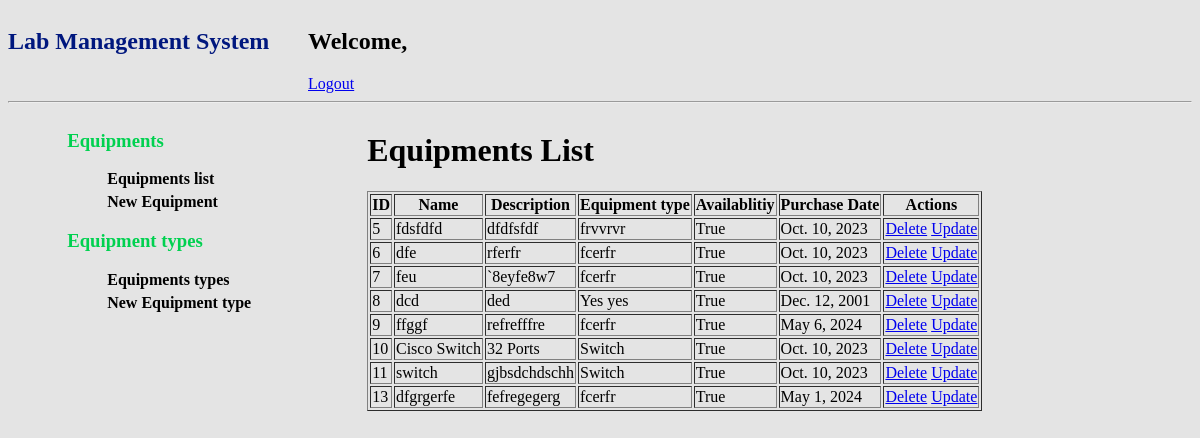
Screenshot of /users/equipments/ with the database file from the repository.
### base/models.py (models this page shows, shortened)
class LabEquipment(models.Model):
    name = models.CharField(max_length=100)
    description = models.TextField(blank=True)
    serial_numbers = models.CharField(max_length=200, unique=True)  # Ensure uniqueness of serial numbers
    equipment_type = models.ForeignKey(LabEquipmentType, on_delete=models.CASCADE)
    availability_status = models.BooleanField(default=True)
    purchase_date = models.DateField()

class LabEquipmentType(models.Model):
    type_name = models.CharField(max_length=200)
    def __str__(self):
        return self.type_name

### base/views.py (the view)
# urls.py: path("equipments/",views.equipments_list,name="equipments_list"),
def equipments_list(request):
    equipments = LabEquipment.objects.all()
    return render(request, 'equipments_list.html', {'equipments': equipments})

### templates/equipments_list.html (shortened to what this page needs)
<!DOCTYPE html>
<html lang="en">
  <head>
  </head>
  <body>
    {% include 'navbar.html' %}
    <div class="container">
      {% include 'left_nav.html' %}
      <div class="right-part">
        <h1>Equipments List</h1>
        <table border="1">
          <thead>
            <tr>
              <th>ID</th>
              <th>Name</th>
              <th>Description</th>
              <th>Equipment type</th>
              <th>Availablitiy</th>
              <th>Purchase Date</th>
              <th>Actions</th>
            </tr>
          </thead>
          <tbody>
            {% for equipment in equipments %}
            <tr>
              <td>{{ equipment.id }}</td>
              <td>{{ equipment.name }}</td>
              <td>{{ equipment.description }}</td>
              <td>{{ equipment.equipment_type }}</td>
              <td>{{ equipment.availability_status }}</td>
              <td>{{ equipment.purchase_date }}</td>
              <td>
                <a href="{% url 'delete_equipment' equipment.id %}">Delete</a>
                <a href="{% url 'update_equipment' equipment.id %}">Update</a>
              </td>
            </tr>
            {% endfor %}
          </tbody>
        </table>
      </div>
    </div>
  </body>
</html>

### templates/navbar.html
<nav>
  <a href="" class="logo">
    <h1>Lab Management System</h1>
  </a>
  <div class="info">
    <h1>
      Welcome,
    </h1>
    <a href="{% url 'logout' %}">Logout</a>
  </div>
</nav>
<hr />

### templates/left_nav.html (shortened to what this page needs)
<div class="left-nav">
  <div class="one">
    <h3>Equipments</h3>
    <ul>
      <li>
        <a href="{% url 'equipments_list' %}">Equipments list </a>
      </li>
      <li>
        <a href="{% url 'equipments_form' %}">New Equipment </a>
      </li>
    </ul>
  </div>
  <div class="one">
    <h3>Equipment types</h3>
    <ul>
      <li>
        <a href="{% url 'equipment_types_list' %}">Equipments types</a>
      </li>
      <li>
        <a href="{% url 'equipment_types_form' %}">New Equipment type</a>
      </li>
    </ul>
  </div>
</div>

### templates/left_nav.html (style rules this page uses)
body { background: #e4e4e4; }
nav { display: flex; flex-direction: row; }
nav h1 { width: 300px; }
nav .logo { text-decoration: none; color: #00177e; font-weight: bolder; }
.container { width: 90%; margin: auto; display: flex; flex-direction: row; flex-wrap: nowrap; }
.left-nav { width: 300px; }
.left-nav .one h3 { color: #00d150; }
.left-nav .one ul { list-style: none; }
.left-nav .one ul li { margin-bottom: 5px; }
.left-nav .one ul li a { text-decoration: none; color: #000; font-weight: bold; }

### rows the page displays
LabEquipment: id "5", name "fdsfdfd", description "dfdfsfdf", equipment_type "frvvrvr", availability_status "True", purchase_date "Oct. 10, 2023"
LabEquipment: id "6", name "dfe", description "rferfr", equipment_type "fcerfr", availability_status "True", purchase_date "Oct. 10, 2023"
LabEquipment: id "7", name "feu", description "`8eyfe8w7", equipment_type "fcerfr", availability_status "True", purchase_date "Oct. 10, 2023"
LabEquipment: id "8", name "dcd", description "ded", equipment_type "Yes yes", availability_status "True", purchase_date "Dec. 12, 2001"
LabEquipment: id "9", name "ffggf", description "refrefffre", equipment_type "fcerfr", availability_status "True", purchase_date "May 6, 2024"
LabEquipment: id "10", name "Cisco Switch", description "32 Ports", equipment_type "Switch", availability_status "True", purchase_date "Oct. 10, 2023"
LabEquipment: id "11", name "switch", description "gjbsdchdschh", equipment_type "Switch", availability_status "True", purchase_date "Oct. 10, 2023"
LabEquipment: id "13", name "dfgrgerfe", description "fefregegerg", equipment_type "fcerfr", availability_status "True", purchase_date "May 1, 2024"
